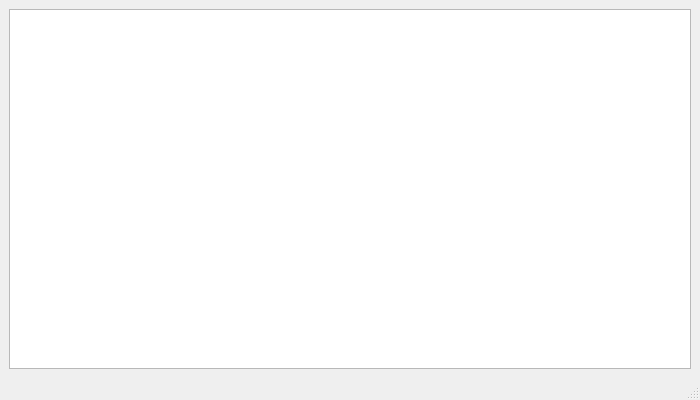
<?xml version="1.0" encoding="UTF-8"?>
<ui version="4.0">
 <class>sensorLogger</class>
 <widget class="QMainWindow" name="sensorLogger">
  <property name="geometry">
   <rect>
    <x>0</x>
    <y>0</y>
    <width>700</width>
    <height>400</height>
   </rect>
  </property>
  <property name="windowTitle">
   <string>sensorLogger</string>
  </property>
  <widget class="QWidget" name="centralwidget">
   <layout class="QVBoxLayout" name="verticalLayout">
    <item>
     <widget class="QTextBrowser" name="textBrowser"/>
    </item>
   </layout>
  </widget>
  <widget class="QStatusBar" name="statusbar"/>
  <action name="actionExit">
   <property name="text">
    <string>Exit</string>
   </property>
  </action>
 </widget>
 <resources/>
 <connections/>
</ui>
